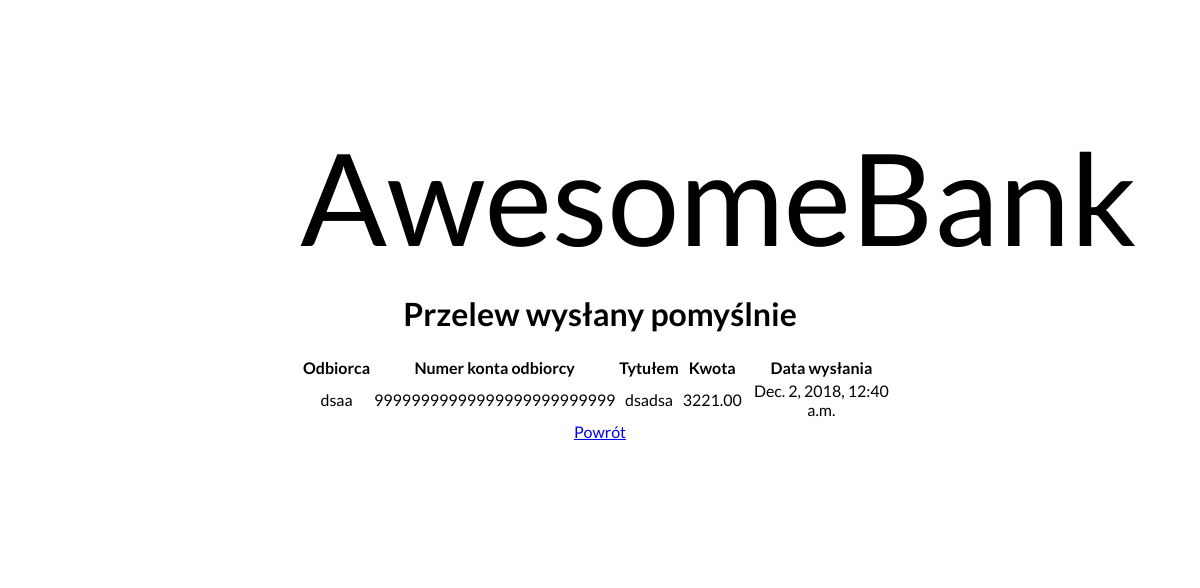
Page /transfer_sent/ (signed in) on the earlier database version.
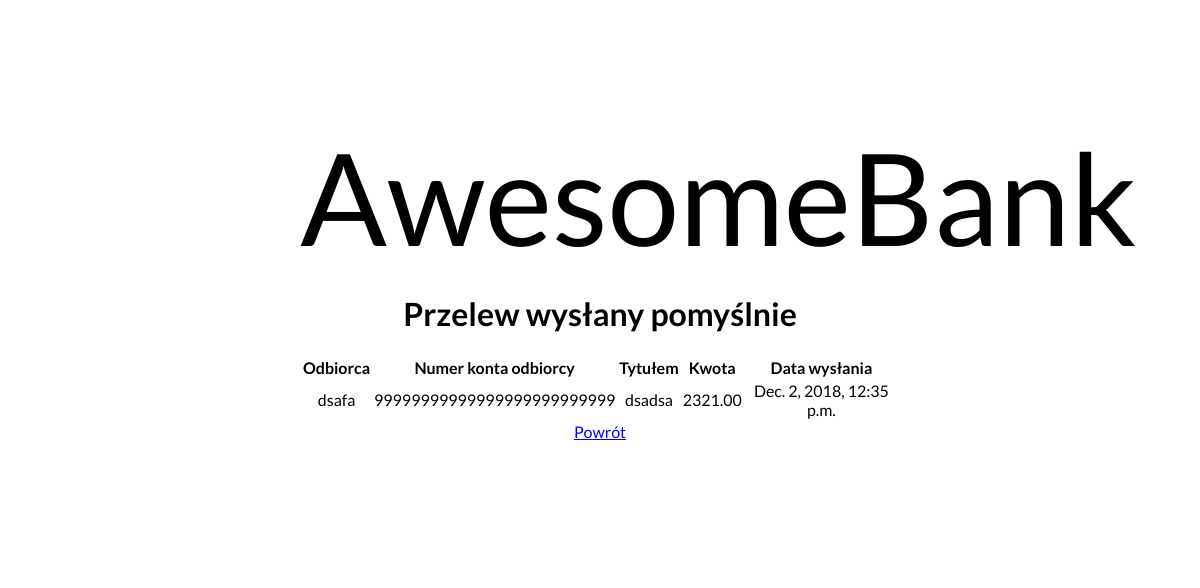
Same page on the later database version.
### AwesomeBank/models.py (models this page shows)
class Transfer(models.Model):
    sender = models.ForeignKey(User, null=False, editable=False, on_delete=models.PROTECT)
    recipient_name = models.CharField(null=False, blank=False, max_length=80)
    recipient_account = models.CharField(null=False, max_length=26)
    title = models.CharField(null=False, blank=False, max_length=120)
    amount = models.DecimalField(null=False, decimal_places=2, max_digits=10)
    date = models.DateTimeField(default=timezone.now)

### AwesomeBank/views.py (the view)
# urls.py: path('transfer_sent/', transfer_sent, name='transfer_sent'),
def transfer_sent(request):
    transfers = []
    for item in Transfer.objects.all():
        if item.sender_id == request.user.id:
            transfers.append(item)
    transfers = [transfers[-1]]
    context = {
        'transfers': transfers
    }
    return render(request, 'transfer_sent.html', context)

### templates/transfer_sent.html (shortened to what this page needs)
{% extends 'registration/../temp.html' %}
{% block main_content %}
    {% if user.is_authenticated %}
    <h1>Przelew wysłany pomyślnie</h1>
            <table>
                <tr>
                    <th>Odbiorca</th>
                    <th>Numer konta odbiorcy</th>
                    <th>Tytułem</th>
                    <th>Kwota</th>
                    <th>Data wysłania</th>
                 </tr>
            {% for t in transfers %}
                <tr>
                    <td>{{ t.recipient_name }}</td>
                    <td id="account">{{ t.recipient_account }}</td>
                    <td>{{ t.title }}</td>
                    <td>{{ t.amount }}</td>
                    <td>{{ t.date }}</td>
                </tr>
            {% endfor %}
            </table>
        <a href="{% url 'transfer_sending' %}">Powrót</a>
    {% else %}
        <p>Nie jesteś zalogowany!</p>
        <a href="{% url 'login' %}">Zaloguj się</a>
        <a href="{% url 'signup' %}">Zarejestruj się</a>
    {% endif %}
{% endblock %}

Differences in the rows shown:
removed Transfer: recipient_name "dsaa", recipient_account "99999999999999999999999999", title "dsadsa", amount "3221.00", date "Dec. 2, 2018, 12:40 a.m."
added Transfer: recipient_name "dsafa", recipient_account "99999999999999999999999999", title "dsadsa", amount "2321.00", date "Dec. 2, 2018, 12:35 p.m."
